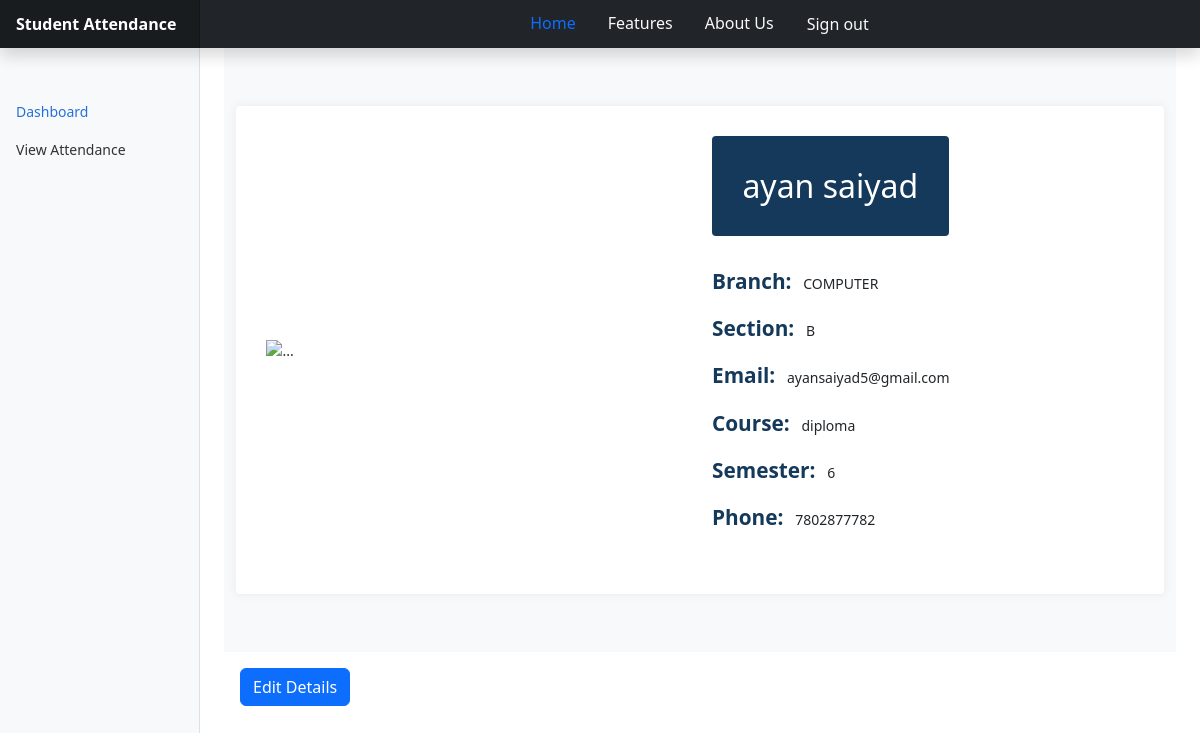
The app's page /Student/index.php?user=206160307041 (signed in) with its own data.
### tables this page shows
CREATE TABLE `loginformstudent` (
  `user` bigint(255) DEFAULT NULL,
  `pass` varchar(300) NOT NULL,
  `Name` varchar(50) DEFAULT NULL,
  `email` varchar(50) DEFAULT NULL,
  `phone` bigint(255) DEFAULT NULL,
  `branch` varchar(30) DEFAULT NULL,
  `section` varchar(5) DEFAULT NULL,
  `course` varchar(20) DEFAULT NULL,
  `sem` int(30) DEFAULT NULL
);

### Student/index.php (the view, shortened to what this page needs)
<?php
$host = "localhost";
$user = "root";
$password = "";
$db = "presentseek";
$db = mysqli_connect($host, $user, $password, $db);
$user = $_SESSION["user"];
$sql = "SELECT `Name`,`email`,`phone`,`branch`,`section`,`course`,`sem` FROM `loginformstudent` WHERE `user`='" . $user . "';";
$result = mysqli_query($db, $sql);
$row = mysqli_fetch_assoc($result);
?>
<!doctype html>
<html lang="en">
<head>
  <link href="../CSS/bootstrap.min.css" rel="stylesheet">
  <link href="../CSS/dashboard.css" rel="stylesheet">
  <link rel="stylesheet" href="https://cdnjs.cloudflare.com/ajax/libs/font-awesome/5.15.1/css/all.min.css">
  <link rel="stylesheet" href="../CSS/dash.css">
  <link rel="stylesheet" href="../CSS/profile.css">
</head>
<body>
<header class="navbar navbar-dark sticky-top bg-dark flex-md-nowrap p-0 shadow">
<a class="navbar-brand col-md-3 col-lg-2 me-0 px-3 fs-6" href="#"><strong>Student Attendance</strong></a>
  <ul class="nav justify-content-center form-control form-control-dark w-100 rounded-0 border-0 p-0 bg-dark ">
    <li class="nav-item">
      <a class="nav-link active" href="./index.php">Home</a>
    </li>
    <li class="nav-item">
      <a class="nav-link text-light" href="../features.html">Features</a>
    </li>
    <li class="nav-item">
      <a class="nav-link text-light" href="../about.html">About Us</a>
    </li>
    <li>
      <a class="nav-link btn text-light" id="signout" onclick="signOut()">Sign out</a>
    </li>
  </ul>
</header>
  <div class="container-fluid">
    <div class="row">
      <nav id="sidebarMenu" class="col-md-3 col-lg-2 d-md-block bg-light sidebar collapse">
        <div class="position-sticky pt-3 sidebar-sticky">
          <ul class="nav flex-column">
            <li class="nav-item">
              <a class="nav-link active" href="./Index.php">
                Dashboard
              </a>
            </li>
            <li class="nav-item">
              <a class="nav-link" href="./view.php">
                View Attendance
              </a>
            </li>
          </ul>
        </div>
      </nav>
      <main class="col-md-9 ms-sm-auto col-lg-10 px-md-4">
        <section class="bg-light">
          <div class="container">
            <div class="row">
              <div class="col-lg-12 mb-4 mb-sm-5 mt-sm-5">
                <div class="card card-style1 border-0">
                  <div class="card-body p-1-9 p-sm-2-3 p-md-6 p-lg-7">
                    <div class="row align-items-center">
                      <div class="col-lg-6 mb-4 mb-lg-0">
                        <img src="https://bootdey.com/img/Content/avatar/avatar7.png" alt="..." class="img-fluid">
                      </div>
                      <div class="col-lg-6 px-xl-10">
                        <div class="bg-secondary d-lg-inline-block py-1-9 px-1-9 px-sm-6 mb-1-9 rounded">
                          <h3 class="h2 text-white mb-0">
                            <?php echo $row['Name']; ?>
                          </h3>
                        </div>
                        <ul class="list-unstyled mb-1-9">
                          <li class="mb-2 mb-xl-3 display-28"><span
                              class="display-26 text-secondary me-2 font-weight-600">Branch:</span>
                            <?php echo $row['branch']; ?>
                          </li>
                          <li class="mb-2 mb-xl-3 display-28"><span
                              class="display-26 text-secondary me-2 font-weight-600">Section:</span>
                            <?php echo $row['section']; ?>
                          </li>
                          <li class="mb-2 mb-xl-3 display-28"><span
                              class="display-26 text-secondary me-2 font-weight-600">Email:</span>
                            <?php echo $row['email']; ?>
                          </li>
                          <li class="mb-2 mb-xl-3 display-28"><span
                              class="display-26 text-secondary me-2 font-weight-600">Course:</span>
                            <?php echo $row['course']; ?>
                          </li>
                          <li class="mb-2 mb-xl-3 display-28"><span
                              class="display-26 text-secondary me-2 font-weight-600">Semester:</span>
                            <?php echo $row['sem']; ?>
                          </li>
                          <li class="display-28"><span
                              class="display-26 text-secondary me-2 font-weight-600">Phone:</span>
                            <?php echo $row['phone']; ?>
                          </li>
                        </ul>
                      </div>
                    </div>
                  </div>
                </div>
              </div>
        </section>
        <button type="button" class="btn btn-primary m-3" data-bs-toggle="modal" data-bs-target="#exampleModal"
          data-bs-whatever="@mdo">Edit Details</button>
      </main>
    </div>
  </div>
</body>
</html>

### CSS/dashboard.css (style rules this page uses)
body { font-size: .875rem; }
.sidebar { position: fixed; top: 0; bottom: 0; left: 0; z-index: 100; padding: 48px 0 0; box-shadow: inset -1px 0 0 rgba(0, 0, 0, .1); }
.sidebar-sticky { height: calc(100vh - 48px); overflow-x: hidden; overflow-y: auto; }
.sidebar .nav-link { font-weight: 500; color: #333; }
.sidebar .nav-link.active { color: #2470dc; }
.navbar-brand { padding-top: .75rem; padding-bottom: .75rem; background-color: rgba(0, 0, 0, .25); box-shadow: inset -1px 0 0 rgba(0, 0, 0, .25); }
.navbar .form-control { padding: .75rem 1rem; }
.form-control-dark { color: #fff; background-color: rgba(255, 255, 255, .1); border-color: rgba(255, 255, 255, .1); }

### CSS/profile.css (style rules this page uses)
.card-style1 { box-shadow: 0px 0px 10px 0px rgb(89 75 128 / 9%); }
.border-0 { border: 0 !important; }
.card { position: relative; display: flex; flex-direction: column; min-width: 0; word-wrap: break-word; background-color: #fff; background-clip: border-box; border: 1px solid rgba(0, 0, 0, .125); border-radius: 0.25rem; }
section { padding: 10px 0; overflow: hidden; background: #fff; }
.text-secondary { color: #15395A !important; }
.font-weight-600 { font-weight: 600; }
.display-26 { font-size: 1.3rem; }
@media screen and (min-width: 992px) { .p-lg-7 { padding: 4rem; } }
@media screen and (min-width: 768px) { .p-md-6 { padding: 3.5rem; } }
@media screen and (min-width: 576px) { .p-sm-2-3 { padding: 2.3rem; } }
.p-1-9 { padding: 1.9rem; }
.bg-secondary { background: #15395A !important; }
@media screen and (min-width: 576px) { .pe-sm-6, .px-sm-6 { padding-right: 3.5rem; } }
@media screen and (min-width: 576px) { .ps-sm-6, .px-sm-6 { padding-left: 3.5rem; } }
.pe-1-9, .px-1-9 { padding-right: 1.9rem; }
.ps-1-9, .px-1-9 { padding-left: 1.9rem; }
.pb-1-9, .py-1-9 { padding-bottom: 1.9rem; }
.pt-1-9, .py-1-9 { padding-top: 1.9rem; }
.mb-1-9, .my-1-9 { margin-bottom: 1.9rem; }
@media (min-width: 992px) { .d-lg-inline-block { display: inline-block !important; } }
.rounded { border-radius: 0.25rem !important; }

### records on screen
loginformstudent: Name "ayan saiyad", branch "COMPUTER", section "B", email "ayansaiyad5@gmail.com", course "diploma", sem "6", phone "7802877782"
